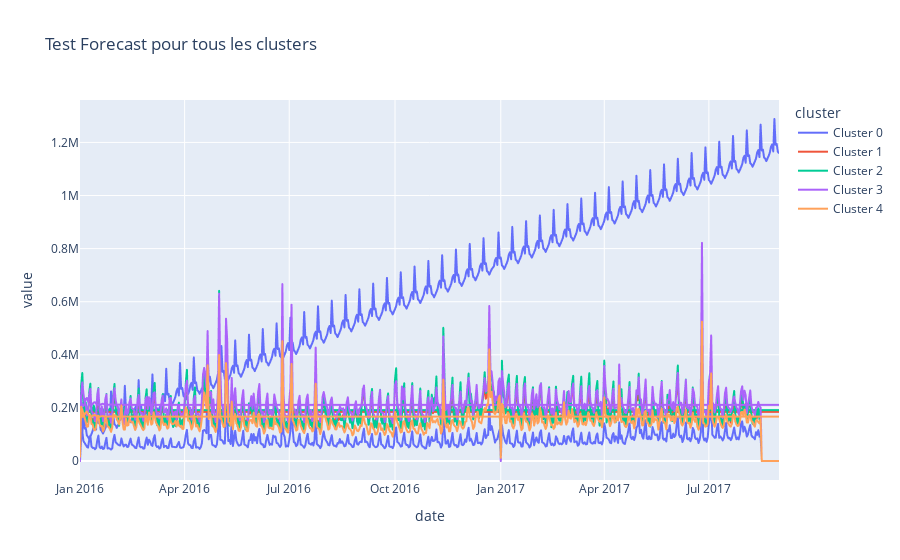

Notebook cell for this chart:
### Code cell
Cluster_0_test['cluster'] = 'Cluster 0'
Cluster_1_test['cluster'] = 'Cluster 1'
Cluster_2_test['cluster'] = 'Cluster 2'
Cluster_3_test['cluster'] = 'Cluster 3'
Cluster_4_test['cluster'] = 'Cluster 4'
all_test_data = pd.concat([Cluster_0_test,Cluster_1_test, Cluster_2_test, Cluster_3_test, Cluster_4_test])

fig = px.line(all_test_data,x='date',y=['sales','Test_Forecast'],color='cluster',title="Test Forecast pour tous les clusters")
fig.show()

### Figure 1 — Plotly figure (JSON) as saved in the notebook; plotly's stock layout.template omitted (floating-point values rounded to 4 significant figures; data arrays with more than 128 entries replaced by an {"elided": "..."} marker saying what was removed)
{"data": [{"hovertemplate": "cluster=Cluster 0<br>variable=sales<br>date=%{x}<br>value=%{y}<extra></extra>", "legendgroup": "Cluster 0", "line": {"color": "#636efa", "dash": "solid"}, "marker": {"symbol": "circle"}, "mode": "lines", "name": "Cluster 0", "showlegend": true, "type": "scattergl", "x": {"elided": "608 str values"}, "xaxis": "x", "y": {"elided": "608 float values"}, "yaxis": "y"}, {"hovertemplate": "cluster=Cluster 0<br>variable=Test_Forecast<br>date=%{x}<br>value=%{y}<extra></extra>", "legendgroup": "Cluster 0", "line": {"color": "#636efa", "dash": "solid"}, "marker": {"symbol": "circle"}, "mode": "lines", "name": "Cluster 0", "showlegend": false, "type": "scattergl", "x": {"elided": "608 str values"}, "xaxis": "x", "y": {"elided": "608 float values"}, "yaxis": "y"}, {"hovertemplate": "cluster=Cluster 1<br>variable=sales<br>date=%{x}<br>value=%{y}<extra></extra>", "legendgroup": "Cluster 1", "line": {"color": "#EF553B", "dash": "solid"}, "marker": {"symbol": "circle"}, "mode": "lines", "name": "Cluster 1", "showlegend": true, "type": "scattergl", "x": {"elided": "608 str values"}, "xaxis": "x", "y": {"elided": "608 float values"}, "yaxis": "y"}, {"hovertemplate": "cluster=Cluster 1<br>variable=Test_Forecast<br>date=%{x}<br>value=%{y}<extra></extra>", "legendgroup": "Cluster 1", "line": {"color": "#EF553B", "dash": "solid"}, "marker": {"symbol": "circle"}, "mode": "lines", "name": "Cluster 1", "showlegend": false, "type": "scattergl", "x": {"elided": "608 str values"}, "xaxis": "x", "y": {"elided": "608 float values"}, "yaxis": "y"}, {"hovertemplate": "cluster=Cluster 2<br>variable=sales<br>date=%{x}<br>value=%{y}<extra></extra>", "legendgroup": "Cluster 2", "line": {"color": "#00cc96", "dash": "solid"}, "marker": {"symbol": "circle"}, "mode": "lines", "name": "Cluster 2", "showlegend": true, "type": "scattergl", "x": {"elided": "608 str values"}, "xaxis": "x", "y": {"elided": "608 float values"}, "yaxis": "y"}, {"hovertemplate": "cluster=Cluster 2<br>variable=Test_Forecast<br>date=%{x}<br>value=%{y}<extra></extra>", "legendgroup": "Cluster 2", "line": {"color": "#00cc96", "dash": "solid"}, "marker": {"symbol": "circle"}, "mode": "lines", "name": "Cluster 2", "showlegend": false, "type": "scattergl", "x": {"elided": "608 str values"}, "xaxis": "x", "y": {"elided": "608 float values"}, "yaxis": "y"}, {"hovertemplate": "cluster=Cluster 3<br>variable=sales<br>date=%{x}<br>value=%{y}<extra></extra>", "legendgroup": "Cluster 3", "line": {"color": "#ab63fa", "dash": "solid"}, "marker": {"symbol": "circle"}, "mode": "lines", "name": "Cluster 3", "showlegend": true, "type": "scattergl", "x": {"elided": "608 str values"}, "xaxis": "x", "y": {"elided": "608 float values"}, "yaxis": "y"}, {"hovertemplate": "cluster=Cluster 3<br>variable=Test_Forecast<br>date=%{x}<br>value=%{y}<extra></extra>", "legendgroup": "Cluster 3", "line": {"color": "#ab63fa", "dash": "solid"}, "marker": {"symbol": "circle"}, "mode": "lines", "name": "Cluster 3", "showlegend": false, "type": "scattergl", "x": {"elided": "608 str values"}, "xaxis": "x", "y": {"elided": "608 float values"}, "yaxis": "y"}, {"hovertemplate": "cluster=Cluster 4<br>variable=sales<br>date=%{x}<br>value=%{y}<extra></extra>", "legendgroup": "Cluster 4", "line": {"color": "#FFA15A", "dash": "solid"}, "marker": {"symbol": "circle"}, "mode": "lines", "name": "Cluster 4", "showlegend": true, "type": "scattergl", "x": {"elided": "608 str values"}, "xaxis": "x", "y": {"elided": "608 float values"}, "yaxis": "y"}, {"hovertemplate": "cluster=Cluster 4<br>variable=Test_Forecast<br>date=%{x}<br>value=%{y}<extra></extra>", "legendgroup": "Cluster 4", "line": {"color": "#FFA15A", "dash": "solid"}, "marker": {"symbol": "circle"}, "mode": "lines", "name": "Cluster 4", "showlegend": false, "type": "scattergl", "x": {"elided": "608 str values"}, "xaxis": "x", "y": {"elided": "608 float values"}, "yaxis": "y"}], "layout": {"legend": {"title": {"text": "cluster"}, "tracegroupgap": 0}, "title": {"text": "Test Forecast pour tous les clusters"}, "xaxis": {"anchor": "y", "domain": [0, 1], "title": {"text": "date"}}, "yaxis": {"anchor": "x", "domain": [0, 1], "title": {"text": "value"}}}}
